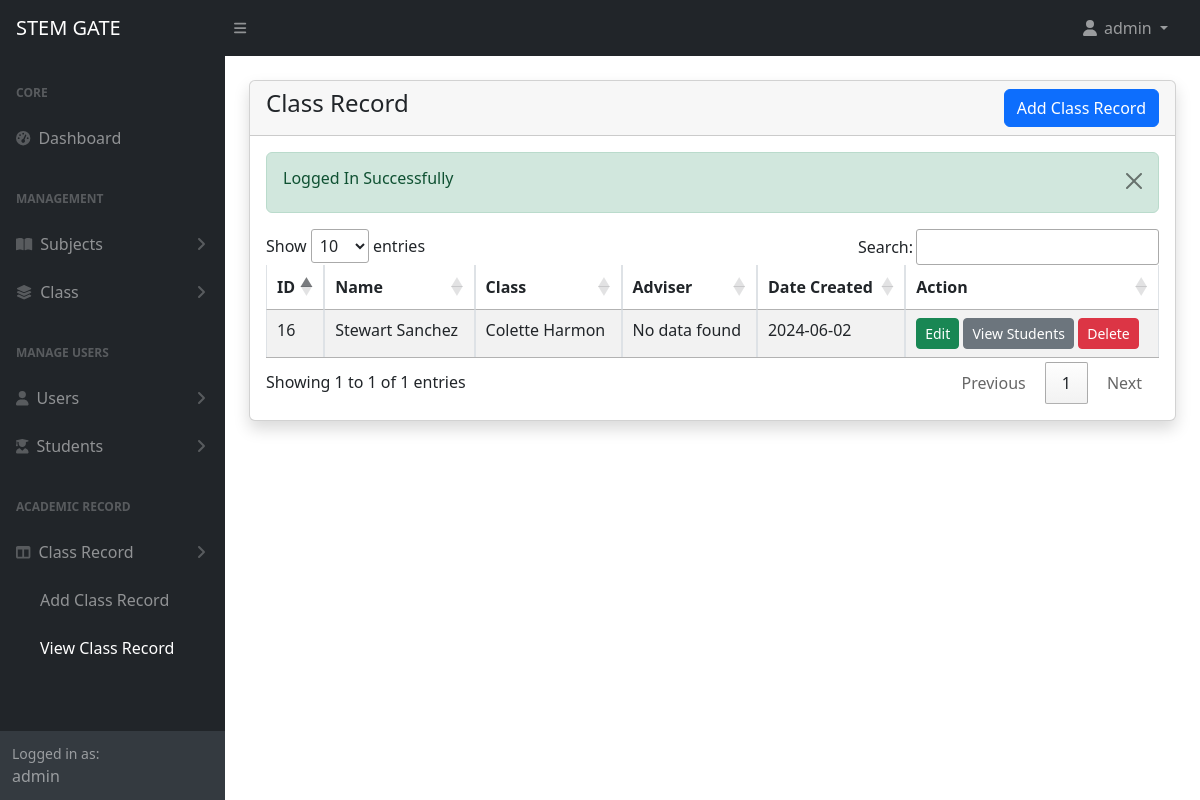
Page /admin/class-record.php (signed in) on the earlier database version.
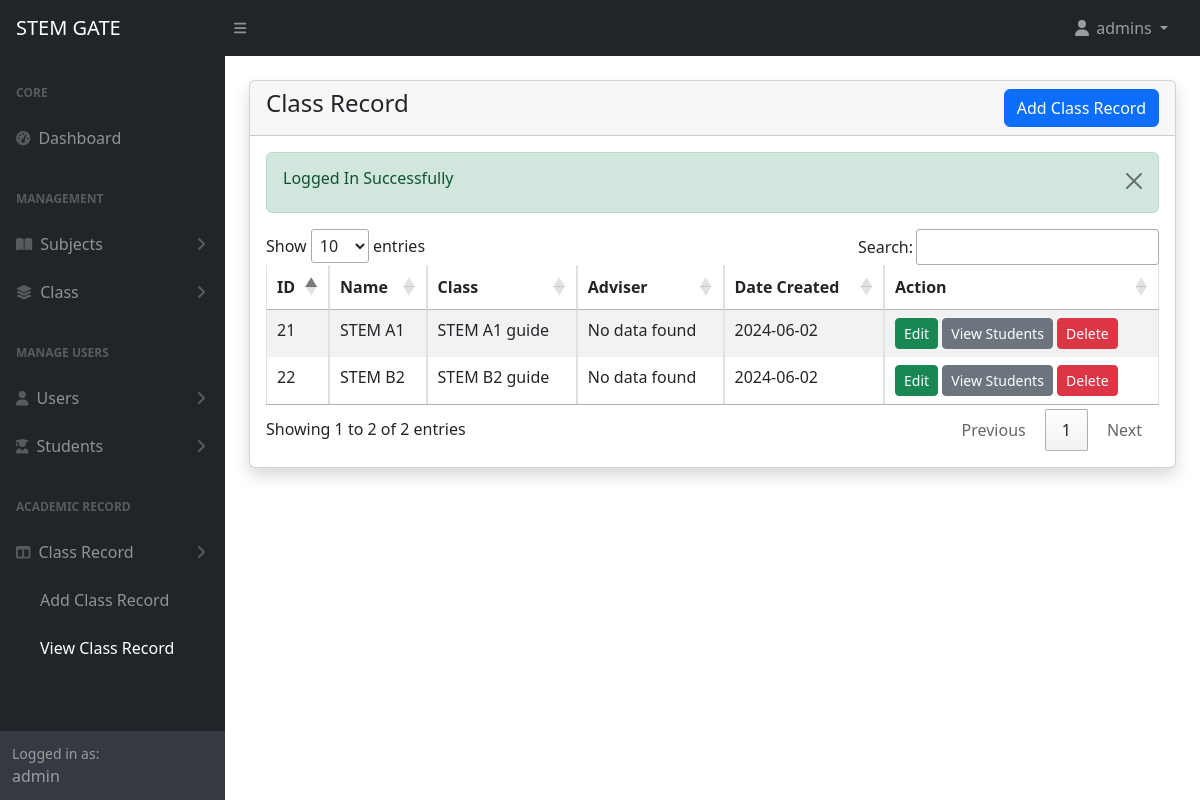
Same page on the later database version.
### tables this page shows
CREATE TABLE `class_record` (
  `id` int(111) NOT NULL,
  `name` varchar(191) NOT NULL,
  `class_id` int(11) NOT NULL,
  `adviser` varchar(191) DEFAULT NULL,
  `created_at` timestamp NOT NULL DEFAULT current_timestamp()
);

CREATE TABLE `classes` (
  `id` int(11) NOT NULL,
  `name` varchar(255) NOT NULL,
  `academic_year` varchar(255) NOT NULL,
  `subjects` longtext NOT NULL CHECK (json_valid(`subjects`)),
  `created_at` timestamp NOT NULL DEFAULT current_timestamp()
);

### admin/class-record.php (the view, shortened to what this page needs)
<?php include('includes/header.php') ?>
<div class="container-fluid px-4">
    <div class="card mt-4 shadow">
        <div class="card-header">
            <h4 class="mb-0">Class Record
                <a href="class-record-create.php" class="btn btn-primary float-end">Add Class Record</a>
            </h4>
        </div>
        <div class="card-body">
    <?php alertMessage(); ?>
    <?php
    $records = getAll('class_record');
    if (mysqli_num_rows($records) > 0) {
        ?>
        <div class="table-responsive">
            <table class="table table-striped table-bordered" id="record_table">
                <thead>
                    <tr>
                        <th>ID</th>
                        <th>Name</th>
                        <th>Class</th>
                        <th>Adviser</th>
                        <th>Date Created</th>
                        <th>Action</th>
                    </tr>
                </thead>
                <tbody>
                    <?php while ($item = mysqli_fetch_assoc($records)) : ?>
                        <tr>
                            <td><?= $item['id'] ?></td>
                            <td><?= $item['name'] ?></td>
                            <td><?= getName('classes',$item['class_id']) ?></td>
                            <td><?= getName('admins',$item['adviser']) ?></td>
                            <td><?= convertToDateOnly($item['created_at']) ?></td>
                            <td>
                                <a href="class-record-edit.php?id=<?= $item['id']; ?>" class="btn btn-success btn-sm">Edit</a>
                                <a href="grades.php?id=<?= $item['id']; ?>&name=<?= urlencode($item['name']); ?>" class="btn btn-secondary btn-sm">View Students</a>
                                <a href="class-record-delete.php?id=<?= $item['id']; ?>" class="btn btn-danger btn-sm" onclick="return confirm('Are you sure you want to delete this data?')">Delete</a>
                            </td>
                        </tr>
                    <?php endwhile; ?>
                </tbody>
            </table>
        </div>
    <?php
    } else {
    ?>
        <h4 class="mb-0">No Record found</h4>
    <?php
    }
    ?>
</div>
    </div>
</div>
<?php include('includes/footer.php') ?>

### admin/includes/header.php (shortened to what this page needs)
<?php
require '../config/function.php';
?>
<!DOCTYPE html>
<html lang="en">
<head>
    <link href="https://cdn.jsdelivr.net/npm/simple-datatables@7.1.2/dist/style.min.css" rel="stylesheet" />
    <link href="assets/css/styles.css" rel="stylesheet" />
    <link rel="stylesheet" href="https://cdn.datatables.net/1.11.3/css/jquery.dataTables.min.css">
    <link href="https://cdn.jsdelivr.net/npm/select2@4.1.0-rc.0/dist/css/select2.min.css" rel="stylesheet" />
    <link rel="stylesheet" href="https://cdn.jsdelivr.net/npm/select2-bootstrap-5-theme@1.3.0/dist/select2-bootstrap-5-theme.min.css" />
</head>
<body class="sb-nav-fixed">
    <?php include('navbar.php'); ?>
    <div id="layoutSidenav">
        <?php include('sidebar.php'); ?>
            <div id="layoutSidenav_content">
                <main>

### admin/includes/navbar.php (shortened to what this page needs)
<nav class="sb-topnav navbar navbar-expand navbar-dark bg-dark">
    <a class="navbar-brand ps-3" href="index.html">STEM GATE</a>
    <button class="btn btn-link btn-sm order-1 order-lg-0 me-4 me-lg-0" id="sidebarToggle" href="#!"><i class="fas fa-bars"></i></button>
    <ul class="navbar-nav ms-auto ms-md-0 me-3 me-lg-4">
        <li class="nav-item dropdown">
            <a class="nav-link dropdown-toggle" id="navbarDropdown" href="#" role="button" data-bs-toggle="dropdown" aria-expanded="false"><i class="fas fa-user fa-fw"></i>
                <?= $_SESSION['loggedInUser']['name']; ?>
            </a>
        </li>
    </ul>
</nav>

### admin/includes/sidebar.php (shortened to what this page needs)
<?php
$page = substr($_SERVER['SCRIPT_NAME'], strrpos($_SERVER['SCRIPT_NAME'], "/") + 1);
$loggedInUserRole = $_SESSION['loggedInUser']['role'];
?>
<div id="layoutSidenav_nav">
    <nav class="sb-sidenav accordion sb-sidenav-dark" id="sidenavAccordion">
        <div class="sb-sidenav-menu">
            <div class="nav">
                <div class="sb-sidenav-menu-heading">Core</div>
                <a class="nav-link <?= $page == 'index.php' ? 'active' : ''; ?>" href="index.php">
                    <div class="sb-nav-link-icon"><i class="fas fa-tachometer-alt"></i></div>
                    Dashboard
                </a>
                <?php if ($loggedInUserRole === 'Admin'):  ?>
                <div class="sb-sidenav-menu-heading">Management</div>
                <a class="nav-link
                <?= $page == 'subjects-create.php' ? 'collapse active' : 'collapsed'; ?>
                <?= $page == 'subjects.php' ? 'collapse active' : 'collapsed'; ?>
                " href="#" data-bs-toggle="collapse" data-bs-target="#collapseSubjects" aria-expanded="false" aria-controls="collapseSubjects">
                    <div class="sb-nav-link-icon"><i class="fas fa-book-open"></i></div>
                    Subjects
                    <div class="sb-sidenav-collapse-arrow"><i class="fas fa-angle-down"></i></div>
                </a>
                <a class="nav-link
                <?= $page == 'classes-create.php' ? 'collapse active' : 'collapsed'; ?>
                <?= $page == 'classes.php' ? 'collapse active' : 'collapsed'; ?>
                " href="#" data-bs-toggle="collapse" data-bs-target="#collapseClasses" aria-expanded="false" aria-controls="collapseClasses">
                    <div class="sb-nav-link-icon"><i class="fas fa-layer-group"></i></div>
                    Class
                    <div class="sb-sidenav-collapse-arrow"><i class="fas fa-angle-down"></i></div>
                </a>
                <div class="sb-sidenav-menu-heading">Manage Users</div>
                <a class="nav-link
                <?= $page == 'admins-create.php' ? 'collapse active' : 'collapsed'; ?>
                <?= $page == 'admins.php' ? 'collapse active' : 'collapsed'; ?>
                " href="" data-bs-toggle="collapse" data-bs-target="#collapseAdmins" aria-expanded="false" aria-controls="collapseAdmins">
                    <div class="sb-nav-link-icon"><i class="fas fa-user"></i></div>
                    Users
                    <div class="sb-sidenav-collapse-arrow"><i class="fas fa-angle-down"></i></div>
                </a>
                <a class="nav-link
                <?= $page == 'students-create.php' ? 'collapse active' : 'collapsed'; ?>
                <?= $page == 'students.php' ? 'collapse active' : 'collapsed'; ?>
                " href="" data-bs-toggle="collapse" data-bs-target="#collapseStudents" aria-expanded="false" aria-controls="collapseStudents">
                    <div class="sb-nav-link-icon"><i class="fas fa-user-graduate"></i></div>
                    Students
                    <div class="sb-sidenav-collapse-arrow"><i class="fas fa-angle-down"></i></div>
                </a>
                <div class="sb-sidenav-menu-heading">Academic Record</div>
                <a class="nav-link
                <?= $page == 'class-record-create.php' ? 'collapse active' : 'collapsed'; ?>
                <?= $page == 'class-record' ? 'collapse active' : 'collapsed'; ?>
                " href="" data-bs-toggle="collapse" data-bs-target="#collapseGrades" aria-expanded="false" aria-controls="collapseGrades">
                    <div class="sb-nav-link-icon"><i class="fas fa-columns"></i></div>
                    Class Record
                    <div class="sb-sidenav-collapse-arrow"><i class="fas fa-angle-down"></i></div>
                </a>
                <div class="collapse
                <?= $page == 'class-record-create.php' ? 'show' : ''; ?>
                <?= $page == 'class-record.php' ? 'show' : ''; ?>
                " id="collapseGrades" aria-labelledby="headingOne" data-bs-parent="#sidenavAccordion">
                    <nav class="sb-sidenav-menu-nested nav">
                    <a class="nav-link <?= $page == 'class-record-create.php' ? 'active' : ''; ?>" href="class-record-create.php">Add Class Record</a>
                        <a class="nav-link <?= $page == 'class-record.php' ? 'active' : ''; ?>" href="class-record.php">View Class Record</a>
                    </nav>
                </div>
                <?php endif; ?>
            </div>
        </div>
        <div class="sb-sidenav-footer">
            <div class="small">Logged in as:</div>
            <?= htmlspecialchars($_SESSION['loggedInUser']['username']) ?>
        </div>
    </nav>
</div>

### config/function.php (shortened to what this page needs)
<?php
require 'dbcon.php';
function validate($inputData)
{
    global $conn;
    $validatedData = mysqli_real_escape_string($conn, $inputData);
    return trim($validatedData);
}
function alertMessage()
{
    if (isset($_SESSION['status'])) {
        echo '<div class="alert alert-success alert-dismissible fade show" role="alert">
            <h6>' . $_SESSION['status'] . '</h6>
            <button type="button" class="btn btn-close" data-bs-dismiss="alert" aria-label="Close"></button>
        </div>';
    }
}
function getAll($tableName, $status = NULL)
{
    global $conn;
    $table = validate($tableName);
    $status = validate($status);
    if ($status == 'status') {
        $query = "SELECT * FROM $table WHERE status='0'";
    } else {
        $query = "SELECT * FROM $table";
    }
    return mysqli_query($conn, $query);
}
function convertToDateOnly($datetime)
{
    $date = new DateTime($datetime);
    return $date->format('Y-m-d');
}
function getName($table, $id)
{
    global $conn;
    $query = "SELECT name FROM $table WHERE id='$id'";
    $result = mysqli_query($conn, $query);
    $row = mysqli_fetch_assoc($result);
    if ($row) {
        echo $row['name'];
    } else {
        echo "No data found";
    }
}

### admin/includes/footer.php (shortened to what this page needs)
</main>
</div>
</div>
</body>
</html>

Differences in the rows shown:
removed class_record: id "16", name "Stewart Sanchez", class.name "Colette Harmon", created_at "2024-06-02"
added class_record: id "21", name "STEM A1", class.name "STEM A1 guide", created_at "2024-06-02"
added class_record: id "22", name "STEM B2", class.name "STEM B2 guide", created_at "2024-06-02"
Other differences:
$_SESSION['loggedInUser']['name']: "admin" → "admins"
text written by a page script: "Show entries Search: Showing 1 to 1 of 1 entries Previous 1 Next" → "Show entries Search: Showing 1 to 2 of 2 entries Previous 1 Next"
